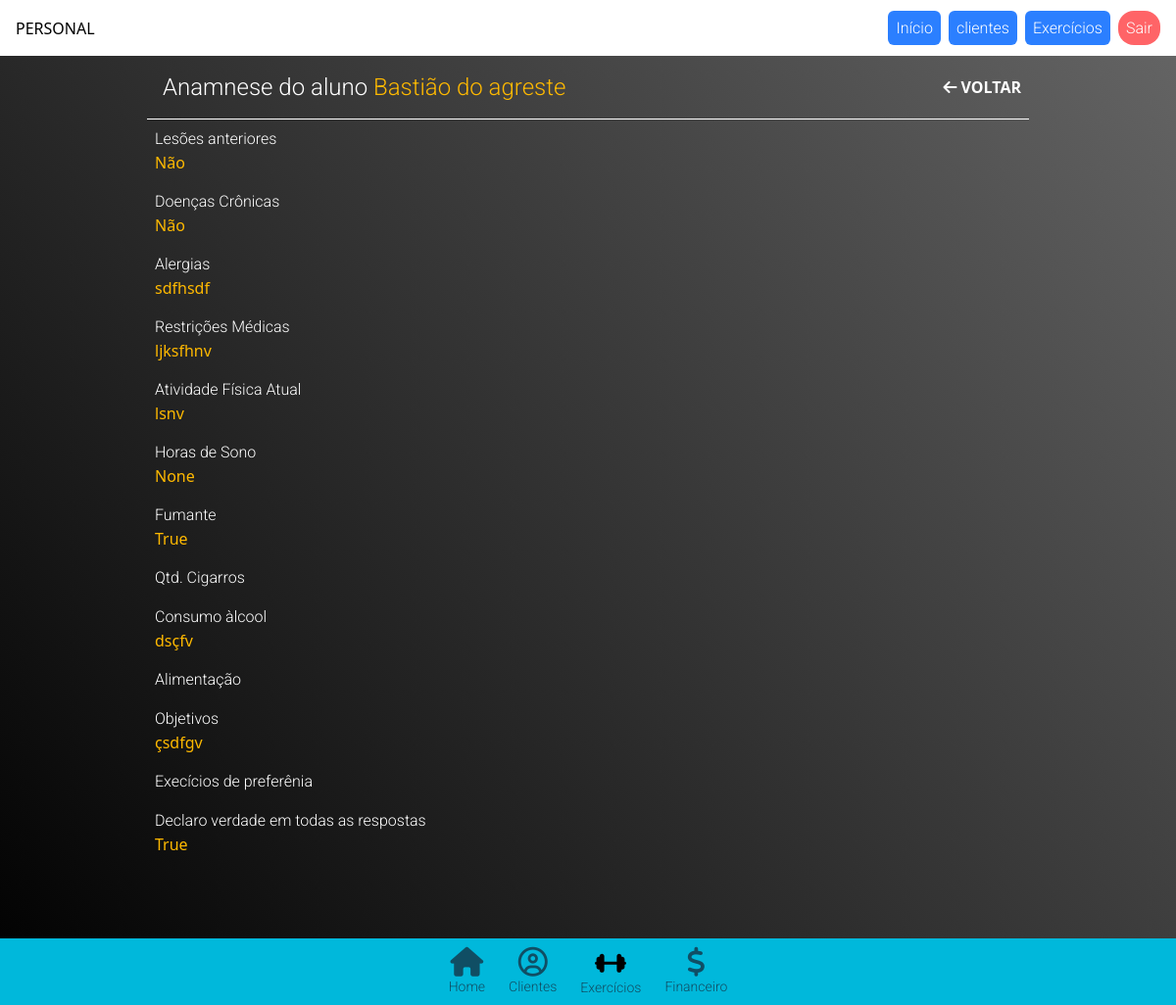
The app's page /personal/anamnese/14 (signed in) with its own data.
### app/models.py (models this page shows)
class Anamnese(models.Model):
    user = models.ForeignKey(User, on_delete=models.CASCADE)
    lesoes_anteriores = models.TextField(blank=True, null=True, help_text="Descreva lesões, dores, cirurgias, problemas ortopédicos, etc.")
    doencas_cronicas = models.TextField(blank=True, null=True, help_text="Hipertensão, diabetes, problemas cardíacos, pulmonares, etc.")
    medicamentos = models.TextField(blank=True, null=True, help_text="Liste medicamentos em uso e seus efeitos.")
    alergias = models.TextField(blank=True, null=True, help_text="Alerta sobre alergias conhecidas.")
    restricoes_medicas = models.TextField(blank=True, null=True, help_text="Qualquer restrição ou recomendação médica.")
    atividade_fisica_atual = models.TextField(blank=True, null=True, help_text="Descreva sua prática atual de exercícios.")
    horas_sono_noite = models.PositiveIntegerField(blank=True, null=True)
    fumante = models.BooleanField(default=False)
    cigarros_dia = models.PositiveIntegerField(blank=True, null=True)
    consumo_alcool = models.TextField(blank=True, null=True)
    alimentacao = models.TextField(blank=True, null=True, help_text="Refeições por dia, consumo de água, suplementação.")
    objetivos = models.TextField(help_text="Quais são seus principais objetivos com o treino?")
    preferencias_exercicios = models.TextField(blank=True, null=True, help_text="Gosta ou não gosta de alguns exercícios?")
    declaracao_verdade = models.BooleanField(default=False, help_text="Declaro que as informações prestadas são verdadeiras.")
    data_criacao = models.DateTimeField(auto_now_add=True)
    ultima_atualizacao = models.DateTimeField(auto_now=True)

### app_personal/views.py (the view)
# urls.py: path('anamnese/', views.anamnese, name='anamnese'),
def anamnese(request, id):
    anamnese = Anamnese.objects.filter(user_id=id)
    cliente = User.objects.get(id=id)
    context={
        'anamnese':anamnese,
        'cliente':cliente
    }
    return render(request, 'gerenciar/anamnese.html', context)

### app_personal/templates/gerenciar/anamnese.html (shortened to what this page needs)
{% extends 'base_personal/base.html' %}
{% block 'content'%}
{% for anamnese in anamnese %}
<section class="container w-full max-w-[900px] m-auto">
    <div class="p-2 flex items-center justify-between border-b-1 border-white">
    <h1 class="text-2xl text-white p-2 ">Anamnese do aluno <span class="text-amber-400">{{cliente.first_name}}</span></h1>
    <button type="button" onclick="history.back()" class="text-white font-bold cursor-pointer"><i class="fa fa-arrow-left"></i>&nbsp;VOLTAR</button>
    </div>
    <div class="p-2">
        <h2 class="text-white">Lesões anteriores</h2>
        <p class="text-amber-400">{{anamnese.lesoes_anteriores}}</p>
    </div>
    <div class="p-2">
        <h2 class="text-white">Doenças Crônicas</h2>
        <p class="text-amber-400">{{anamnese.doencas_cronicas}}</p>
    </div>
    <div class="p-2">
        <h2 class="text-white">Alergias</h2>
        <p class="text-amber-400">{{anamnese.alergias}}</p>
    </div>
    <div class="p-2">
        <h2 class="text-white">Restrições Médicas</h2>
        <p class="text-amber-400">{{anamnese.restricoes_medicas}}</p>
    </div>
    <div class="p-2">
        <h2 class="text-white">Atividade Física Atual</h2>
        <p class="text-amber-400">{{anamnese.atividade_fisica_atual}}</p>
    </div>
    <div class="p-2">
        <h2 class="text-white">Horas de Sono</h2>
        <p class="text-amber-400">{{anamnese.horas_sono_noite}}</p>
    </div>
    <div class="p-2">
        <h2 class="text-white">Fumante</h2>
        <p class="text-amber-400">{{anamnese.fumante}}</p>
    </div>
    <div class="p-2">
        <h2 class="text-white">Qtd. Cigarros</h2>
    </div>
    <div class="p-2">
        <h2 class="text-white">Consumo àlcool</h2>
        <p class="text-amber-400">{{anamnese.consumo_alcool}}</p>
    </div>
    <div class="p-2">
        <h2 class="text-white">Alimentação</h2>
    </div>
    <div class="p-2">
        <h2 class="text-white">Objetivos</h2>
        <p class="text-amber-400">{{anamnese.objetivos}}</p>
    </div>
    <div class="p-2">
        <h2 class="text-white">Execícios de preferênia</h2>
    </div>
    <div class="p-2">
        <h2 class="text-white">Declaro verdade em todas as respostas</h2>
        <p class="text-amber-400">{{anamnese.declaracao_verdade}}</p>
    </div>
    <br><br><br><br><br><br>
</section>
{% endfor %}
{% endblock %}

### app_personal/static/css/estilo.css (style rules this page uses)
body { background: #000000; background: linear-gradient(50deg,rgba(0, 0, 0, 1) 0%, rgba(102, 102, 102, 1) 100%); background-size: cover; background-position: center center; background-attachment: fixed; min-height: 100vh; margin: 0; }
h1, h2, h3,h4,h5 { font-family: "Roboto", sans-serif; font-weight: 300; }

### records on screen
Anamnese: lesoes_anteriores "Não", doencas_cronicas "Não", alergias "sdfhsdf", restricoes_medicas "ljksfhnv", atividade_fisica_atual "lsnv", horas_sono_noite "None", fumante "True", consumo_alcool "dsçfv", objetivos "çsdfgv", declaracao_verdade "True"

### other values on screen
{{ cliente.first_name }} "Bastião do agreste"
